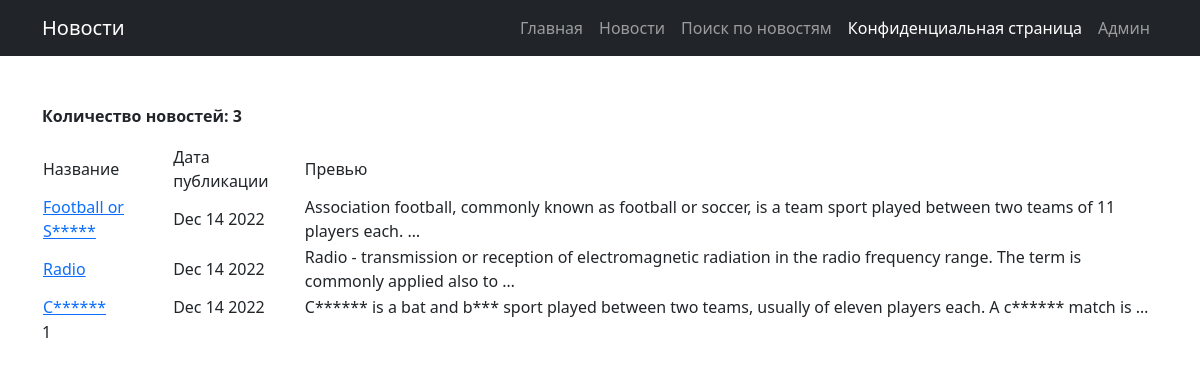
Page /post/ on the earlier database version.
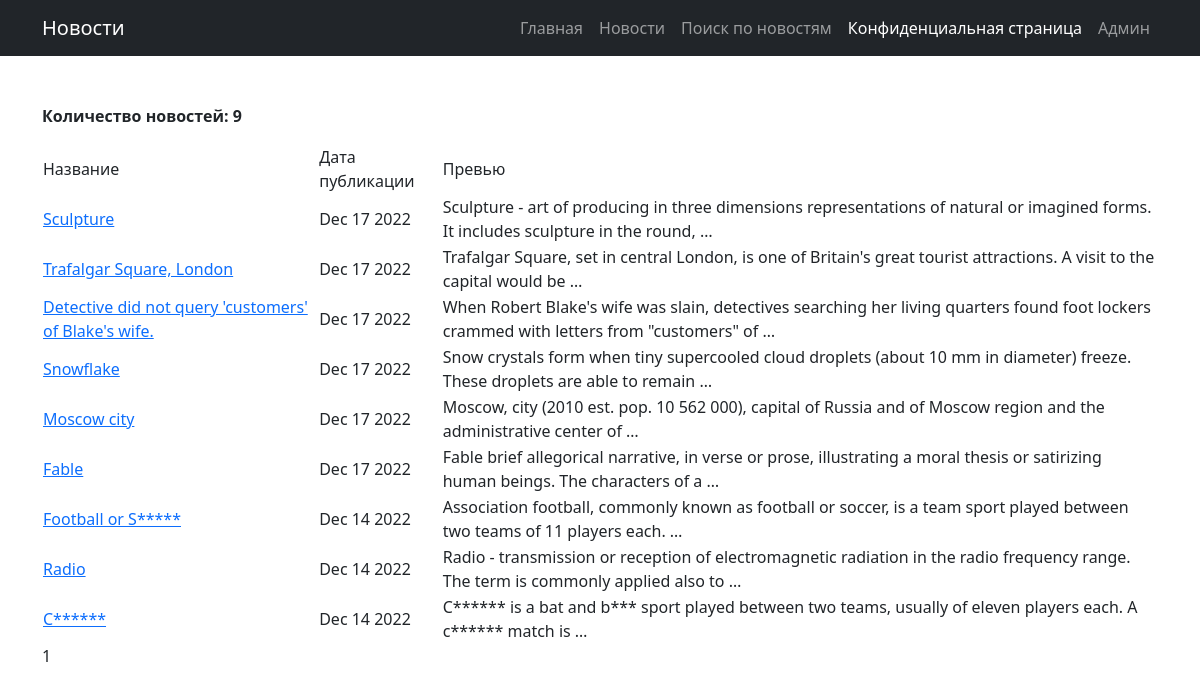
Same page on the later database version.
### news/models.py (models this page shows, shortened)
class Post(models.Model):
    post_var = models.CharField(max_length = 8, choices = chois, default = articles)
    post_time = models.DateTimeField(auto_now_add = True)
    header = models.CharField(max_length = 64)
    text = models.TextField()
    post_rating = models.IntegerField(default = 0)
    author = models.ForeignKey('Author', on_delete = models.CASCADE)
    category = models.ManyToManyField('Category', through = 'PostCategory')

### news/views.py (the view)
# urls.py: path('', NewsList.as_view(), name = 'news_list'),
class NewsList(ListView):
    model = Post
    ordering = '-post_time'
    template_name = 'news.html'
    context_object_name = 'news'
    paginate_by = 10
    def get_context_data(self, **kwargs):
        context = super().get_context_data(**kwargs)
        context['news_count'] = Post.objects.count()
        return context

### news/templatetags/custom_filters.py (called while the page is built)
@register.filter()
def censor(value):
    censor_list = ('cricket', 'ball', 'soccer')
    value = value.split()
    cens_value = ''
    for val in value:
        if val.lower() not in censor_list:
            cens_value = cens_value + val + ' '
        else:
            cens_value = cens_value + val.replace(val[1::], '*'*(len(val)-1)) + ' '
    return f'{cens_value}'

### templates/news.html (shortened to what this page needs)
{% extends 'flatpages/default.html' %}
{% load custom_filters %}
{% block title_navbar %}
Новости
{% endblock title_navbar %}
{% block content %}
    {% if news %}
    <b>Количество новостей: {{ news|length }}</b>
        <table>
            <tr>
                <td>Название </td>
                <td>Дата публикации </td>
                <td>Превью</td>
            </tr>
            {% for new in news %}
            <tr>
                <td><a href=http://127.0.0.1:8000/news/{{ new.pk }}>{{ new.header|censor }}</a></td>
                <td>{{ new.post_time|date:'M d Y' }}</td>
                <td>{{ new.text|truncatewords:20|censor}}</td>
            </tr>
            {% endfor %}
        </table>
   {% else %}
       <h3>Новостей нет!</h3>
   {% endif %}
   {{ page_obj.number }}
{% endblock content %}

### templates/flatpages/default.html (shortened to what this page needs)
<!DOCTYPE html>
<html lang="en">
    <head>
        {% load static %}
        <link href="{% static 'css/styles.css' %}" rel="stylesheet" />
    </head>
    <body>
        <nav class="navbar navbar-expand-lg navbar-dark bg-dark">
            <div class="container">
                <a class="navbar-brand" href="#">{% block title_navbar %}{% endblock title_navbar %}</a>
                <div class="collapse navbar-collapse" id="navbarSupportedContent">
                    <ul class="navbar-nav ms-auto mb-2 mb-lg-0">
                        <li class="nav-item"><a class="nav-link" href="http://127.0.0.1:8000/">Главная</a></li>
                        <li class="nav-item"><a class="nav-link" href="http://127.0.0.1:8000/post">Новости</a></li>
                        <li class="nav-item"><a class="nav-link" href="http://127.0.0.1:8000/post/search">Поиск по новостям</a></li>
                        <li class="nav-item"><a class="nav-link active" aria-current="page" href="http://127.0.0.1:8000/confidential_page">Конфиденциальная страница</a></li>
                        <li class="nav-item"><a class="nav-link" href="http://127.0.0.1:8000/admin">Админ</a></li>
                    </ul>
                </div>
            </div>
        </nav>
        <div class="container">
            <div class="text-right mt-5">
                <p>{% block content %}
                {% endblock content %}</p>
            </div>
        </div>
    </body>
</html>

Differences in the rows shown:
added Post: header|censor "Sculpture", post_time "Dec 17 2022", text|censor "Sculpture - art of producing in three dimensions representations of natural or imagined forms. It includes sculpture in the round, …"
added Post: header|censor "Trafalgar Square, London", post_time "Dec 17 2022", text|censor "Trafalgar Square, set in central London, is one of Britain's great tourist attractions. A visit to the capital would be …"
added Post: header|censor "Detective did not query 'customers' of Blake's wife.", post_time "Dec 17 2022", text|censor "When Robert Blake's wife was slain, detectives searching her living quarters found foot lockers crammed with letters from \"customers\" of …"
added Post: header|censor "Snowflake", post_time "Dec 17 2022", text|censor "Snow crystals form when tiny supercooled cloud droplets (about 10 mm in diameter) freeze. These droplets are able to remain …"
added Post: header|censor "Moscow city", post_time "Dec 17 2022", text|censor "Moscow, city (2010 est. pop. 10 562 000), capital of Russia and of Moscow region and the administrative center of …"
added Post: header|censor "Fable", post_time "Dec 17 2022", text|censor "Fable brief allegorical narrative, in verse or prose, illustrating a moral thesis or satirizing human beings. The characters of a …"
Other differences:
{{ news|length }}: "3" → "9"
